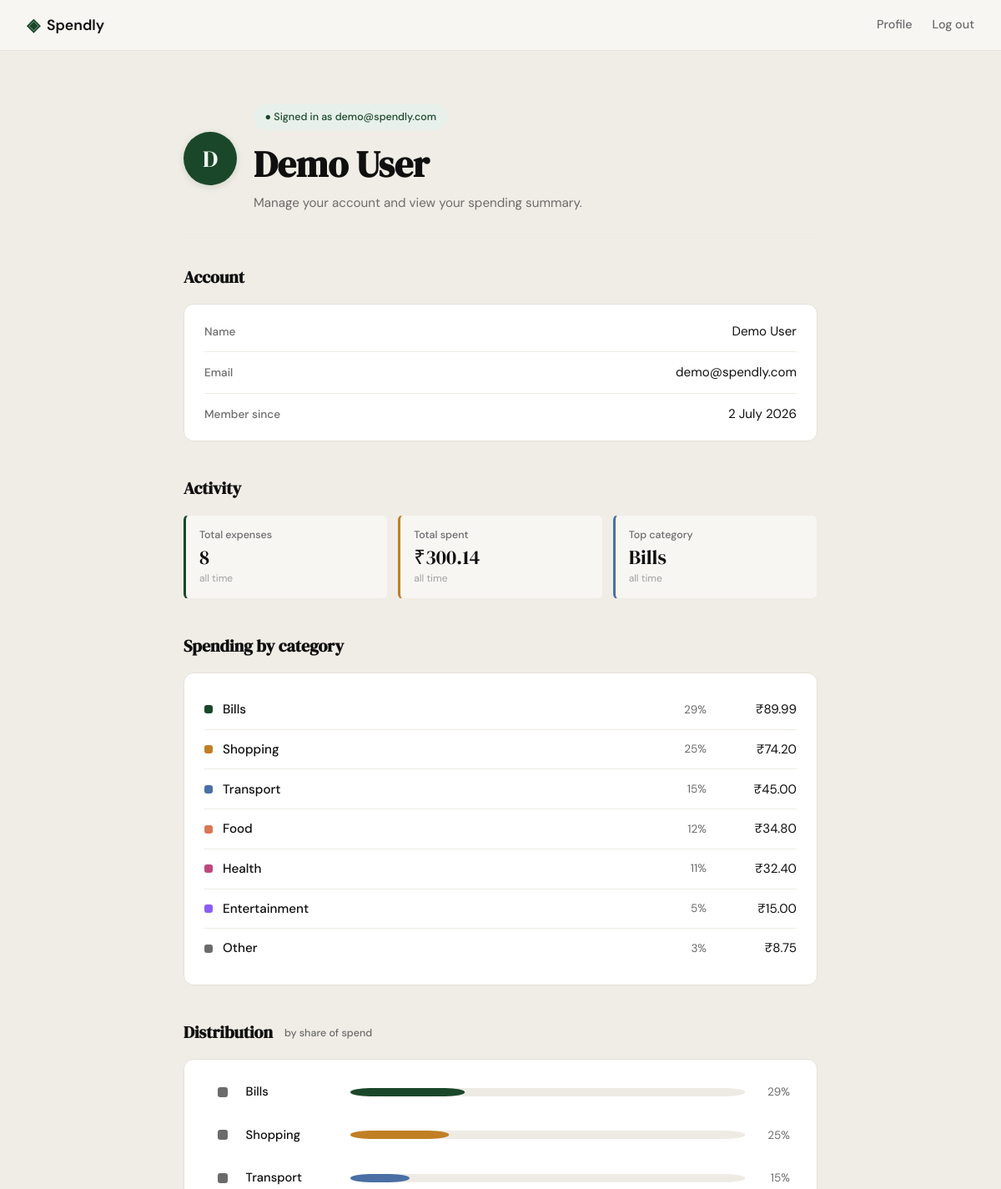
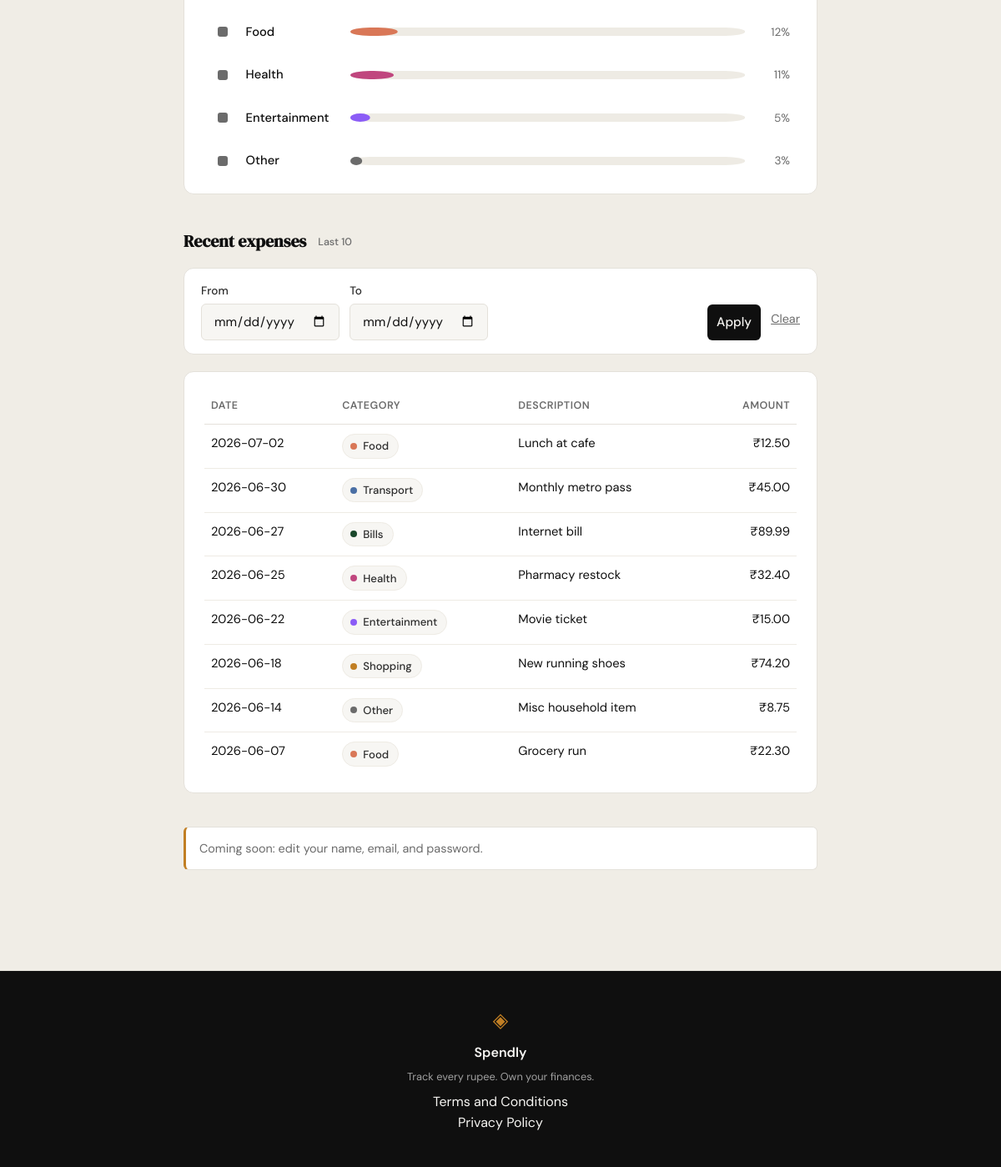
Screenshot of /profile (signed in) with the database file from the repository (2 pictures, top to bottom).
### tables this page shows
CREATE TABLE users (
                id            INTEGER PRIMARY KEY AUTOINCREMENT,
                name          TEXT    NOT NULL,
                email         TEXT    UNIQUE NOT NULL,
                password_hash TEXT    NOT NULL,
                created_at    TEXT    DEFAULT (datetime('now'))
            );

CREATE TABLE expenses (
                id          INTEGER PRIMARY KEY AUTOINCREMENT,
                user_id     INTEGER NOT NULL REFERENCES users(id),
                amount      REAL    NOT NULL,
                category    TEXT    NOT NULL,
                date        TEXT    NOT NULL,
                description TEXT,
                created_at  TEXT    DEFAULT (datetime('now'))
            );

### app.py (the view)
@app.route("/profile")
def profile():
    user_id = session.get("user_id")
    if user_id is None:
        return redirect(url_for("login"))
    date_from, date_to = parse_date_range(request.args.get("from"), request.args.get("to"))
    conn = get_db()
    try:
        user = get_user_by_id(conn, user_id)
        if user is None:
            session.clear()
            return redirect(url_for("login"))
        stats = get_summary_stats(
            conn, user_id, date_from=date_from, date_to=date_to
        )
        transactions = get_recent_transactions(
            conn, user_id, date_from=date_from, date_to=date_to
        )  # limit=10 default
        categories = get_category_breakdown(
            conn, user_id, date_from=date_from, date_to=date_to
        )
    finally:
        conn.close()
    member_since = (
        datetime.strptime(user["member_since"], "%Y-%m-%d %H:%M:%S")
        .strftime("%d %B %Y")
        .lstrip("0")
    )
    range_label = _format_range_label(date_from, date_to)
    return render_template(
        "profile.html",
        user={"name": user["name"], "email": user["email"]},
        member_since=member_since,
        expense_count=stats["transaction_count"],
        total_spent=stats["total_spent"],
        top_category=stats["top_category"],
        recent_transactions=transactions,
        category_breakdown=categories,
        date_from=date_from,
        date_to=date_to,
        range_label=range_label,
        filter_active=bool(date_from or date_to),
    )

### app.py (called while the page is built)
def parse_date_range(from_str: str | None, to_str: str | None) -> tuple[str | None, str | None]:
    def normalize(value: str | None) -> str | None:
        if not value or not value.strip():
            return None
        try:
            return datetime.strptime(value, "%Y-%m-%d").strftime("%Y-%m-%d")
        except ValueError:
            return None
    date_from = normalize(from_str)
    date_to = normalize(to_str)
    if date_from and date_to and date_from > date_to:
        date_from, date_to = date_to, date_from
    return date_from, date_to

def _format_range_label(date_from: str | None, date_to: str | None) -> str:
    def fmt(value: str) -> str:
        return (
            datetime.strptime(value, "%Y-%m-%d")
            .strftime("%d %B %Y")
            .lstrip("0")
        )
    if date_from and date_to:
        return f"{fmt(date_from)} – {fmt(date_to)}"
    if date_from:
        return f"since {fmt(date_from)}"
    if date_to:
        return f"until {fmt(date_to)}"
    return "all time"

### database/db.py (called while the page is built)
def get_db() -> sqlite3.Connection:
    conn = sqlite3.connect(DB_PATH)
    conn.row_factory = sqlite3.Row
    conn.execute("PRAGMA foreign_keys = ON")
    return conn

### database/queries.py (called while the page is built)
def get_user_by_id(conn: sqlite3.Connection, user_id: int) -> dict[str, Any] | None:
    row = conn.execute(
        "SELECT name, email, created_at FROM users WHERE id = ?",
        (user_id,),
    ).fetchone()
    if row is None:
        return None
    return {
        "name": row["name"],
        "email": row["email"],
        "member_since": row["created_at"],
    }

### templates/profile.html (shortened to what this page needs)
{% extends "base.html" %}
{% block content %}
<section class="profile-page">
    <div class="profile-inner">
        <div class="profile-header">
            <div class="profile-avatar" aria-hidden="true">{{ user["name"][0] | upper }}</div>
            <div class="profile-header-text">
                <div class="profile-eyebrow">● Signed in as {{ user["email"] }}</div>
                <h1 class="profile-title">{{ user["name"] }}</h1>
                <p class="profile-subtitle">Manage your account and view your spending summary.</p>
            </div>
        </div>
        <div class="profile-section">
            <h2 class="profile-section-title">Account</h2>
            <div class="profile-card">
                <div class="profile-row">
                    <span class="profile-row-label">Name</span>
                    <span class="profile-row-value">{{ user["name"] }}</span>
                </div>
                <div class="profile-row">
                    <span class="profile-row-label">Email</span>
                    <span class="profile-row-value">{{ user["email"] }}</span>
                </div>
                <div class="profile-row">
                    <span class="profile-row-label">Member since</span>
                    <span class="profile-row-value">{{ member_since }}</span>
                </div>
            </div>
        </div>
        <div class="profile-section">
            <h2 class="profile-section-title">Activity</h2>
            <div class="mock-stats">
                <div class="mock-stat">
                    <span class="mock-stat-label">Total expenses</span>
                    <span class="mock-stat-value">{{ expense_count }}</span>
                    <span class="mock-stat-meta">{{ range_label }}</span>
                </div>
                <div class="mock-stat">
                    <span class="mock-stat-label">Total spent</span>
                    <span class="mock-stat-value">₹{{ "{:,.2f}".format(total_spent) }}</span>
                    <span class="mock-stat-meta">{{ range_label }}</span>
                </div>
                <div class="mock-stat">
                    <span class="mock-stat-label">Top category</span>
                    <span class="mock-stat-value">{{ top_category }}</span>
                    <span class="mock-stat-meta">{{ range_label }}</span>
                </div>
            </div>
        </div>
        <div class="profile-section">
            <h2 class="profile-section-title">Spending by category</h2>
            <div class="profile-card">
                {% for row in category_breakdown %}
                <div class="category-row" data-cat="{{ row.name }}">
                    <span class="category-swatch" aria-hidden="true"></span>
                    <span class="category-name">{{ row.name }}</span>
                    <span class="category-pct">{{ row.pct }}%</span>
                    <span class="category-amount">₹{{ "{:,.2f}".format(row.amount) }}</span>
                </div>
                {% endfor %}
            </div>
        </div>
        {% set has_spend = category_breakdown | sum(attribute='pct') > 0 -%}
        {% if has_spend -%}
        <div class="profile-section">
            <h2 class="profile-section-title">
                Distribution
                <span class="profile-section-meta">by share of spend</span>
            </h2>
            <div class="profile-card">
                <div class="category-chart" role="list">
                    {%- for row in category_breakdown -%}
                        {%- if row.pct > 0 %}
                    <div class="chart-row{% if loop.first %} chart-row-top{% endif %}"
                         role="listitem"
                         tabindex="0"
                         data-cat="{{ row.name }}"
                         aria-label="{{ row.name }}: {{ row.pct }} percent, Rs {{ '{:,.2f}'.format(row.amount) }}">
                        <span class="chart-row-swatch" aria-hidden="true"></span>
                        <span class="chart-row-label">{{ row.name }}</span>
                        <svg class="chart-bar" viewBox="0 0 100 10"
                             preserveAspectRatio="none"
                             aria-hidden="true">
                            <rect class="chart-bar-track" x="0" y="0" width="100" height="10" rx="5" />
                            <rect class="chart-bar-fill"
                                  x="0" y="0"
                                  width="{{ row.pct }}" height="10"
                                  rx="5" />
                        </svg>
                        <span class="chart-row-pct">{{ row.pct }}%</span>
                    </div>
                        {%- endif -%}
                    {%- endfor %}
                </div>
            </div>
        </div>
        {%- endif %}
        <div class="profile-section">
            <h2 class="profile-section-title">
                Recent expenses
                <span class="profile-section-meta">
                    {% if date_from or date_to %}Last 10 in range{% else %}Last 10{% endif %}
                </span>
            </h2>
            <form class="profile-filter" method="get" action="{{ url_for('profile') }}">
                <div class="profile-filter-fields">
                    <label class="profile-filter-label">
                        <span>From</span>
                        <input class="form-input" type="date" name="from" value="{{ date_from or '' }}">
                    </label>
                    <label class="profile-filter-label">
                        <span>To</span>
                        <input class="form-input" type="date" name="to" value="{{ date_to or '' }}">
                    </label>
                </div>
                <div class="profile-filter-actions">
                    <button class="btn-submit" type="submit">Apply</button>
                    <a class="profile-filter-clear" href="{{ url_for('profile') }}">Clear</a>
                </div>
            </form>
            <div class="profile-card">
                {% if recent_transactions %}
                <table class="expense-table">
                    <thead>
                        <tr>
                            <th>Date</th>
                            <th>Category</th>
                            <th>Description</th>
                            <th class="amount">Amount</th>
                        </tr>
                    </thead>
                    <tbody>
                        {% for tx in recent_transactions %}
                        <tr>
                            <td>{{ tx.date }}</td>
                            <td>
                                <span class="category-chip" data-cat="{{ tx.category }}">
                                    <span class="category-chip-dot" aria-hidden="true"></span>
                                    {{ tx.category }}
                                </span>
                            </td>
                            <td>
                                {% if tx.description and tx.description.strip() %}
                                    {{ tx.description }}
                                {% else %}
                                    &mdash;
                                {% endif %}
                            </td>
                            <td class="amount">₹{{ "{:,.2f}".format(tx.amount) }}</td>
                        </tr>
                        {% endfor %}
                    </tbody>
                </table>
                {% else %}
                <p class="profile-empty">
                    No expenses yet. Add your first one to start tracking your spending.
                </p>
                {% endif %}
            </div>
        </div>
        <div class="profile-section">
            <p class="profile-note">
                Coming soon: edit your name, email, and password.
            </p>
        </div>
    </div>
</section>
{% endblock %}

### templates/base.html (shortened to what this page needs)
<!DOCTYPE html>
<html lang="en">
<head>
    <link rel="stylesheet" href="{{ url_for('static', filename='css/style.css') }}">
</head>
<body>
    <nav class="navbar">
        <div class="nav-inner">
            <a href="{{ url_for('landing') }}" class="nav-brand">
                <span class="brand-icon">◈</span>
                <span class="brand-name">Spendly</span>
            </a>
            <div class="nav-links">
                {% if session.user_id %}
                <a href="{{ url_for('profile') }}">Profile</a>
                <a href="{{ url_for('logout') }}">Log out</a>
                {% else %}
                <a href="{{ url_for('login') }}">Sign in</a>
                <a href="{{ url_for('register') }}" class="nav-cta">Get started</a>
                {% endif %}
            </div>
        </div>
    </nav>
    <main class="main-content">
        {% block content %}{% endblock %}
    </main>
    <footer class="footer">
        <div class="footer-inner">
            <span class="brand-icon">◈</span>
            <span class="footer-name">Spendly</span>
            <p class="footer-copy">Track every rupee. Own your finances.</p>
            <div class="footer-links">
                <a href="{{ url_for('terms') }}">Terms and Conditions</a><br>
                <a href="{{ url_for('privacy') }}">Privacy Policy</a>
            </div>
        </div>
    </footer>
</body>
</html>

### rows the page displays
users: name "D", email "demo@spendly.com", name "Demo User"
expenses: category "Bills", name "Bills", pct "29", amount "89.99", date "2026-06-27", description "Internet bill"
expenses: name "Shopping", pct "25", amount "74.20", date "2026-06-18", category "Shopping", description "New running shoes"
expenses: name "Transport", pct "15", amount "45.00", date "2026-06-30", category "Transport", description "Monthly metro pass"
expenses: name "Health", pct "11", amount "32.40", date "2026-06-25", category "Health", description "Pharmacy restock"
expenses: name "Entertainment", pct "5", amount "15.00", date "2026-06-22", category "Entertainment", description "Movie ticket"
expenses: name "Other", pct "3", amount "8.75", date "2026-06-14", category "Other", description "Misc household item"
expenses: date "2026-07-02", category "Food", description "Lunch at cafe", amount "12.50"
expenses: date "2026-06-07", category "Food", description "Grocery run", amount "22.30"

### other values shown
{{ member_since }} "2 July 2026"
{{ expense_count }} "8"
{{ range_label }} "all time"
{{ "{:,.2f}".format(total_spent) }} "300.14"
{{ row.name }} "Food"
{{ row.pct }} "12"
{{ "{:,.2f}".format(row.amount) }} "34.80"
{{ row.name }} "Bills" "Shopping" "Transport" "Food" "Health" "Other"
{{ row.pct }} "29" "25" "15" "12" "11" "3"
